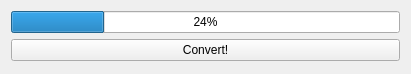
<?xml version="1.0" encoding="UTF-8"?>
<ui version="4.0">
 <class>ParticleConverterWidget</class>
 <widget class="QWidget" name="ParticleConverterWidget">
  <property name="geometry">
   <rect>
    <x>0</x>
    <y>0</y>
    <width>411</width>
    <height>74</height>
   </rect>
  </property>
  <property name="windowTitle">
   <string>Particle converter</string>
  </property>
  <layout class="QGridLayout" name="gridLayout">
   <item row="0" column="0">
    <widget class="QProgressBar" name="searchbar">
     <property name="value">
      <number>24</number>
     </property>
    </widget>
   </item>
   <item row="1" column="0">
    <widget class="QPushButton" name="scanButton">
     <property name="toolTip">
      <string>Scan models, for every model with a unique surface you will get a surface matching the model name. For shared surfaces, you will get the option to name the surface too.</string>
     </property>
     <property name="text">
      <string>Convert!</string>
     </property>
    </widget>
   </item>
   <item row="2" column="0">
    <spacer name="verticalSpacer">
     <property name="orientation">
      <enum>Qt::Vertical</enum>
     </property>
     <property name="sizeHint" stdset="0">
      <size>
       <width>20</width>
       <height>40</height>
      </size>
     </property>
    </spacer>
   </item>
  </layout>
 </widget>
 <resources/>
 <connections/>
</ui>
